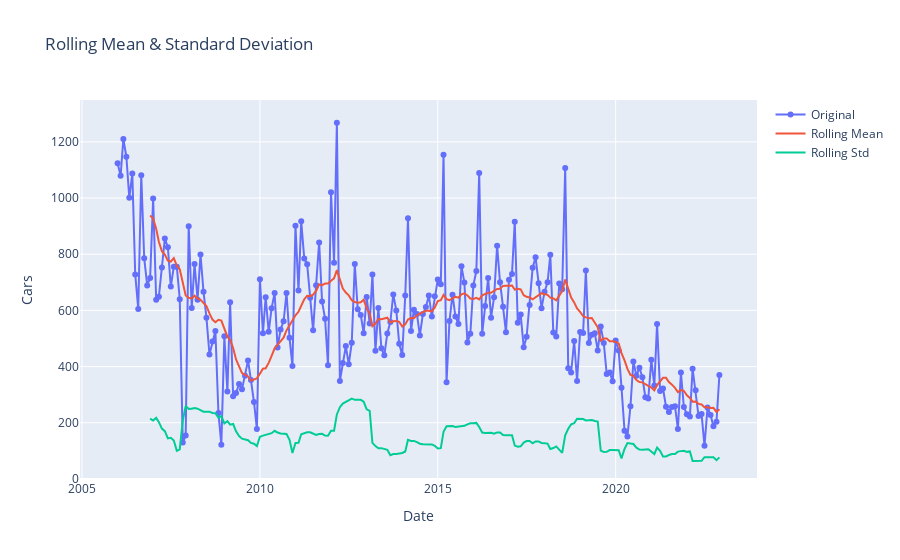

The notebook cell this image was saved under:
### Markdown cell above
### Trend

Rolling Statistics

A rolling average is a great way to visualize how the dataset is trending. As the dataset provides counts by month, a window size of 12 will give us the annual rolling average.

We will also include the rolling standard deviation to see how much the data varies from the rolling average.

### Code cell
# Determine rolling statistics
# Wwindow size 12 denotes 12 months, giving rolling mean at yearly level
window_size = 12
df["rolling_avg"] = df['Orders'].rolling(window=window_size).mean() 
df["rolling_std"] = df['Orders'].rolling(window=window_size).std()

title = 'Rolling Mean & Standard Deviation'

fig= go.Figure()

fig.add_trace(go.Scatter(dict(x=df.index, y=df['Orders'], mode='lines+markers', name= 'Original')))
fig.add_trace(go.Scatter(dict(x=df.index, y=df['rolling_avg'], mode='lines', name= 'Rolling Mean')))
fig.add_trace(go.Scatter(dict(x=df.index, y=df['rolling_std'], mode='lines', name= 'Rolling Std')))

fig.update_layout(title=go.layout.Title(text=title),
 xaxis=go.layout.XAxis(title=go.layout.xaxis.Title(text='Date')),
 yaxis=go.layout.YAxis(title=go.layout.yaxis.Title(text='Cars')))

fig.show()

df.drop(['rolling_avg', 'rolling_std'], axis=1, inplace=True)

### Figure 1 — Plotly figure (JSON) as saved in the notebook; plotly's stock layout.template omitted (floating-point values rounded to 4 significant figures; data arrays with more than 128 entries replaced by an {"elided": "..."} marker saying what was removed)
{"data": [{"mode": "lines+markers", "name": "Original", "type": "scatter", "x": {"elided": "204 str values"}, "y": {"elided": "204 int values"}}, {"mode": "lines", "name": "Rolling Mean", "type": "scatter", "x": {"elided": "204 str values"}, "y": {"elided": "204 float values"}}, {"mode": "lines", "name": "Rolling Std", "type": "scatter", "x": {"elided": "204 str values"}, "y": {"elided": "204 float values"}}], "layout": {"title": {"text": "Rolling Mean & Standard Deviation"}, "xaxis": {"title": {"text": "Date"}}, "yaxis": {"title": {"text": "Cars"}}}}
